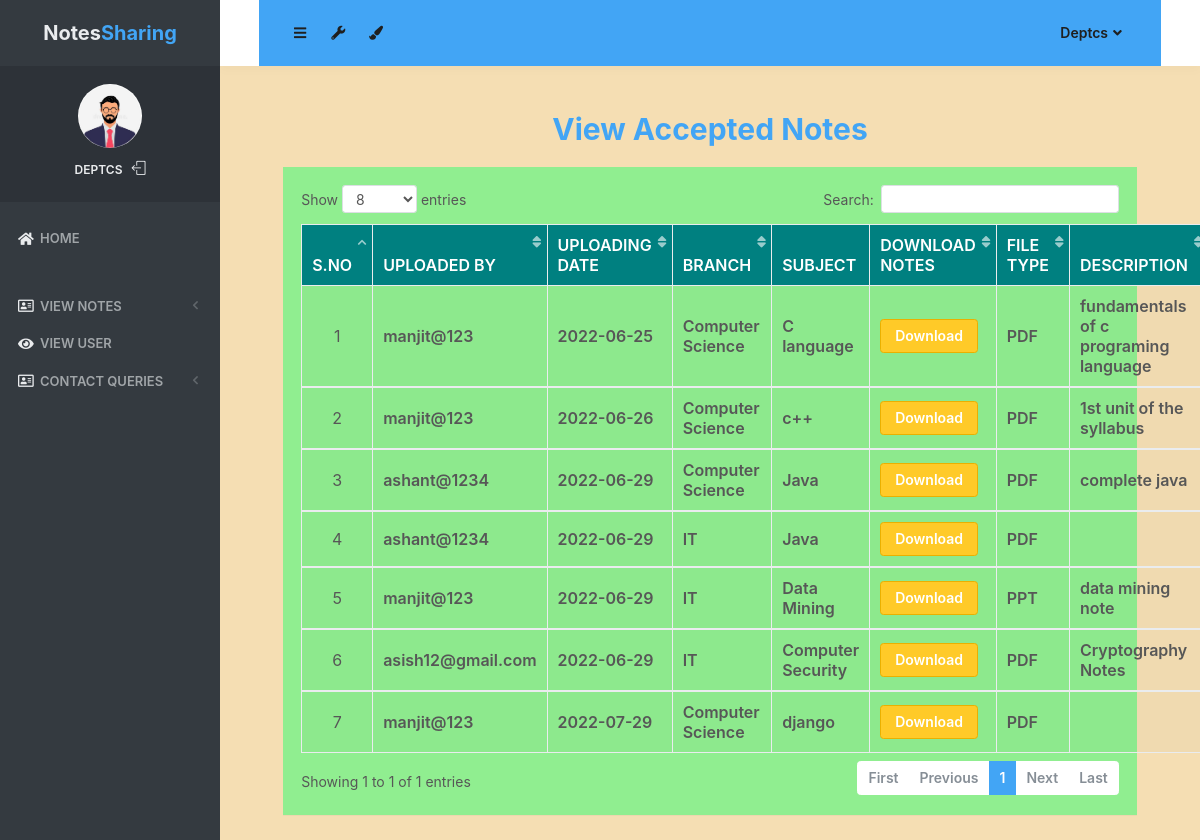
The app's page /accepted_notes (signed in) with its own data.
### notes/models.py (models this page shows, shortened)
class Notes(models.Model):
    user = models.ForeignKey(User,on_delete=models.CASCADE)
    uploadingdate = models.CharField(max_length=30)
    branch = models.CharField(max_length=30)
    subject = models.CharField(max_length=30)
    notesfile = models.FileField(null=True)
    filetype = models.CharField(max_length=30)
    description = models.CharField(max_length=200, null=True)
    status = models.CharField(max_length=15)

### notes/views.py (the view)
# urls.py: path('accepted_notes', accepted_notes, name='accepted_notes'),
def accepted_notes(request):
    if not request.user.is_authenticated:
        return redirect('login_admin')
    notes = Notes.objects.filter(status = "Accept")
    d = {'notes':notes}
    return render(request, 'accepted_notes.html',d)

### notes/templates/accepted_notes.html (shortened to what this page needs)
{% load static %}
<html lang="en" class="no-focus">
    <head>
        <link rel="stylesheet" href="{% static 'js/plugins/datatables/dataTables.bootstrap4.min.css' %}">
        <link rel="stylesheet" id="css-main" href="{% static 'css1/codebase.min.css' %}">
    </head>
    <body style="background-color:wheat;">
        <div id="page-container" class="sidebar-o sidebar-inverse side-scroll page-header-fixed main-content-narrow">
         {% include "sidebar.html" %}
            {% include "admin_nav.html" %}
            <main id="main-container"><br>
                <div class="content">
                    <h2 class="text-primary font-weight-bold text-center">View Accepted Notes</h2>
                    <div class="block" style="background-color:lightgreen;">
                        <div class="block-content block-content-full">
                            <table class="table table-bordered table-striped table-vcenter js-dataTable-full-pagination">
                                <thead class="text-white" style="background-color :teal;">
                                    <tr>
                                        <th class="text-center">S.No</th>
                                        <th class="d-none d-sm-table-cell">Uploaded By</th>
                                        <th class="d-none d-sm-table-cell">Uploading Date</th>
                                        <th class="d-none d-sm-table-cell">Branch</th>
                                        <th class="d-none d-sm-table-cell">Subject</th>
                                        <th class="d-none d-sm-table-cell">Download Notes</th>
                                        <th class="d-none d-sm-table-cell">File Type</th>
                                        <th class="d-none d-sm-table-cell">Description</th>
                                    </tr>
                                </thead>
                                {% for i in notes %}
                                <tbody>
                                    <tr>
                                        <td class="text-center">{{forloop.counter}}</td>
                                        <td class="font-w600">{{i.user.username}}</td>
					<td class="font-w600">{{i.uploadingdate}}</td>
					<td class="font-w600">{{i.branch}}</td>
					<td class="font-w600">{{i.subject}}</td>
					<td class="font-w600"><a href="{{i.notesfile.url}}" class="btn btn-warning" download>Download</a></td>
					<td class="font-w600">{{i.filetype}}</td>
					<td class="font-w600">{{i.description}}</td>
                                    </tr>
                                        {% endfor %}
                                </tbody>
                            </table>
                        </div>
                    </div>
                </div>
            </main>
        </div>
 <link rel="stylesheet" href="https://use.fontawesome.com/releases/v5.6.3/css/all.css">
    </body>
</html>

### notes/templates/sidebar.html (shortened to what this page needs)
{% load static %}
   <nav id="sidebar">
                <div id="sidebar-scroll">
                    <div class="sidebar-content">
                        <div class="content-header content-header-fullrow px-15">
                            <div class="content-header-section text-center align-parent sidebar-mini-hidden">
                                <div class="content-header-item">
                                    <a class="link-effect font-w700" href="{% url 'admin_home' %}">
                                           <span class="font-size-xl text-dual-primary-dark">Notes</span><span class="font-size-xl text-primary">Sharing</span>
                                    </a>
                                </div>
                            </div>
                        </div>
                        <div class="content-side content-side-full content-side-user px-10 align-parent">
                            <div class="sidebar-mini-hidden-b text-center">
                                <a class="img-link" href="be_pages_generic_profile.html">
                                    <img class="img-avatar" src="{% static 'img/avatars/logo1.jpg' %}" alt="">
                                </a>
                                <ul class="list-inline mt-10">
                                    <li class="list-inline-item">
                                        <a class="link-effect text-dual-primary-dark font-size-xs font-w600 text-uppercase" href="{% url 'admin_home' %}">{{ request.user.username }}</a>
                                    </li>
                                    <li class="list-inline-item">
                                        <a class="link-effect text-dual-primary-dark" href="{% url 'logout' %}">
                                            <i class="si si-logout"></i>
                                        </a>
                                    </li>
                                </ul>
                            </div>
                        </div>
                        <div class="content-side content-side-full">
                            <ul class="nav-main">
                                <li class="open">
                                    <a href="{% url 'admin_home' %}"><i class="fas fa-home"></i><span class="sidebar-mini-hide">Home</span></a>
                                </li>
                                <li class="nav-main-heading"><span class="sidebar-mini-visible">UI</span></li>
                                <li>
                                    <a class="nav-submenu" data-toggle="nav-submenu"><i class="far fa-address-card"></i>View Notes</a>
                                </li>
                                <li>
                                    <a  href="{% url 'view_users' %}"><i class="fas fa-eye"></i><span class="sidebar-mini-hide">View User</span></a>
                                </li>
                                <li>
                                    <a class="nav-submenu" data-toggle="nav-submenu"><i class="far fa-address-card"></i>Contact Queries</a>
                                </li>
                           </ul>
                        </div>
                    </div>
                </div>
            </nav>

### notes/templates/admin_nav.html (shortened to what this page needs)
{% load static %}
            <header id="page-header">
                <div class="content-header bg-primary">
                    <div class="content-header-section">
                        <button type="button" class="btn btn-circle btn-dual-secondary" data-toggle="layout" data-action="sidebar_toggle">
                            <i class="fa fa-navicon"></i>
                        </button>
                        <div class="btn-group" role="group">
                            <button type="button" class="btn btn-circle btn-dual-secondary" id="page-header-options-dropdown" data-toggle="dropdown" aria-haspopup="true" aria-expanded="false">
                                <i class="fa fa-wrench"></i>
                            </button>
                        </div>
                        <div class="btn-group" role="group">
                            <button type="button" class="btn btn-circle btn-dual-secondary" id="page-header-themes-dropdown" data-toggle="dropdown" aria-haspopup="true" aria-expanded="false">
                                <i class="fa fa-paint-brush"></i>
                            </button>
                        </div>
                    </div>
                    <div class="content-header-section">
                        <div class="btn-group" role="group">
                            <button type="button" class="btn btn-rounded btn-dual-secondary" id="page-header-user-dropdown" data-toggle="dropdown" aria-haspopup="true" aria-expanded="false">
                                {{ request.user.username}}<i class="fa fa-angle-down ml-5"></i>
                            </button>
                        </div>
                    </div>
                </div>
            </header>

### records on screen
Notes: user.username "manjit@123", uploadingdate "2022-06-25", branch "Computer Science", subject "C language", filetype "PDF", description "fundamentals of c programing language"
Notes: user.username "manjit@123", uploadingdate "2022-06-26", branch "Computer Science", subject "c++", filetype "PDF", description "1st unit of the syllabus"
Notes: user.username "ashant@1234", uploadingdate "2022-06-29", branch "Computer Science", subject "Java", filetype "PDF", description "complete java"
Notes: user.username "ashant@1234", uploadingdate "2022-06-29", branch "IT", subject "Java", filetype "PDF"
Notes: user.username "manjit@123", uploadingdate "2022-06-29", branch "IT", subject "Data Mining", filetype "PPT", description "data mining note"
Notes: user.username "asish12@gmail.com", uploadingdate "2022-06-29", branch "IT", subject "Computer Security", filetype "PDF", description "Cryptography Notes"
Notes: user.username "manjit@123", uploadingdate "2022-07-29", branch "Computer Science", subject "django", filetype "PDF"

### other values on screen
{{ request.user.username }} "DEPTCS"
{{ request.user.username }} "Deptcs"
